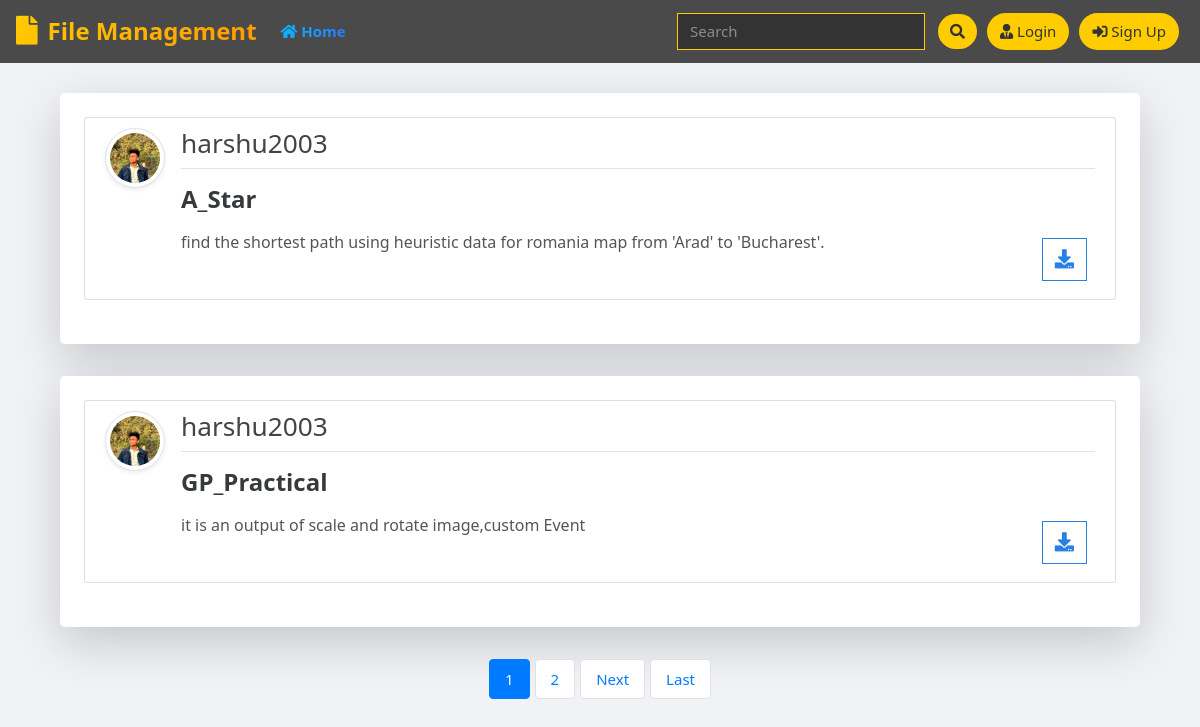
The page / on the database its author committed.
### blog/models.py (models this page shows, shortened)
class Post(models.Model):
	title = models.CharField(max_length=100)
	file = models.FileField(null=True,blank=True,upload_to='Files')
	content = models.TextField()
	date_posted = models.DateTimeField(default=timezone.now)
	author = models.ForeignKey(User, on_delete=models.CASCADE)

### users/models.py (models this page shows, shortened)
class Profile(models.Model):
    user = models.OneToOneField(User, on_delete=models.CASCADE)
    image = models.ImageField(default='default.jpg', upload_to='profile_pics')

### blog/views.py (the view)
# urls.py: path('', PostListView.as_view(), name='blog-home'),
class PostListView(ListView):
    model = Post
    template_name = 'blog/home.html'  # <app>/<model>_<viewtype>.html
    context_object_name = 'posts'
    ordering = ['-date_posted']
    paginate_by = 2

### blog/templates/blog/home.html (shortened to what this page needs)
{% extends "blog/base.html" %}
{% block content %}
    <div class="container mt-4">
        {% for post in posts %}
            <div class="jumbotron mt-3 bg-white shadow-lg p-4 rounded-lg">
                <article class="media content-section">
                    <a href="{{ post.author.profile.image.url }}" target="_blank">
                        <img src="{{ post.author.profile.image.url }}" alt="{{ post.author }}" class="article-img rounded-circle img-thumbnail img-fluid shadow-sm mr-3">
                    </a>
                    <div class="media-body">
                        <div class="article-metadata d-flex justify-content-between align-items-center mb-2">
                            <a class="mr-2 font-weight-bold text-dark" href="{% url 'user-posts' post.author.username %}">
                                <h3>{{ post.author }}</h3>
                            </a>
                        </div>
                        <h2>
                            <a class="article-title text-dark d-block mb-3" href="{% url 'post-detail' post.id %}">
                                {{ post.title }}
                            </a>
                        </h2>
                        <div class="d-flex justify-content-between">
                            <p class="article-content text-justify">{{ post.content }}</p>
                            {% if post.file %}
                                <div class="form-group mt-0 pt-0 m-2">
                                    <a class="btn btn-outline-primary btn-download" href="{{ post.file.url }}" download type="submit">
                                        <i class="fas fa-download"></i>
                                    </a>
                                </div>
                            {% endif %}
                        </div>
                    </div>
                </article>
            </div>
        {% endfor %}
        {% if is_paginated %}
            <nav class="pagination-nav mt-4">
                <ul class="pagination justify-content-center">
                    {% for num in page_obj.paginator.page_range %}
                        {% if page_obj.number == num %}
                            <li class="page-item active">
                                <a class="page-link" href="?page={{ num }}">{{ num }}</a>
                            </li>
                        {% elif num > page_obj.number|add:'-3' and num < page_obj.number|add:'3' %}
                            <li class="page-item">
                                <a class="page-link" href="?page={{ num }}">{{ num }}</a>
                            </li>
                        {% endif %}
                    {% endfor %}
                    {% if page_obj.has_next %}
                        <li class="page-item">
                            <a class="page-link" href="?page={{ page_obj.next_page_number }}">Next</a>
                        </li>
                        <li class="page-item">
                            <a class="page-link" href="?page={{ page_obj.paginator.num_pages }}">Last</a>
                        </li>
                    {% endif %}
                </ul>
            </nav>
        {% endif %}
    </div>
{% endblock content %}

### blog/static/blog/main.css (style rules this page uses)
body { background: #fafafa; color: #333333; margin-top: 0; }
h1, h2, h3, h4, h5, h6 { color: #444444; }
ul { margin: 0; }
.content-section { background: #ffffff; padding: 10px 20px; border: 1px solid #dddddd; border-radius: 3px; margin-bottom: 20px; }
.article-title { color: #444444; }
.article-content { white-space: pre-line; }
.article-img { height: 65px; width: 65px; margin-right: 16px; }
.article-metadata { padding-bottom: 1px; margin-bottom: 4px; border-bottom: 1px solid #e3e3e3 }

### blog/templates/blog/base.html (style rules this page uses)
body { font-family: 'Arial', sans-serif; background-color: #f4f4f9; color: #333; }
.container { margin-top: 30px; }

### blog/templates/blog/home.html (style rules this page uses)
body { background-color: #f0f2f5; font-family: 'Segoe UI', Tahoma, Geneva, Verdana, sans-serif; }
.jumbotron { background-color: #fff; padding: 30px; border-radius: 10px; box-shadow: 0 4px 12px rgba(0, 0, 0, 0.1); transition: all 0.3s ease-in-out; }
.article-img { width: 60px; height: 60px; object-fit: cover; }
.article-metadata { font-size: 0.9rem; }
.article-title { font-size: 1.5rem; font-weight: bold; }
.article-content { font-size: 1rem; color: #555; text-overflow: ellipsis; overflow: hidden; white-space: nowrap; max-width: 80%; }
.btn-download { font-size: 1.2rem; }
.pagination-nav { margin-top: 20px; }
.pagination { padding-left: 0; list-style: none; border-radius: 0.25rem; }
.pagination .page-item { margin: 0 3px; }
.pagination .page-link { color: #007bff; border: 1px solid #dee2e6; padding: 10px 15px; border-radius: 0.25rem; transition: background-color 0.3s ease-in-out, color 0.3s ease-in-out; }
.pagination .page-item.active .page-link { z-index: 1; color: #fff; background-color: #007bff; border-color: #007bff; }

### rows shown on the page
Post: author.profile.image (picture), author "harshu2003", title "A_Star", content "find the shortest path using heuristic data for romania map from 'Arad' to 'Bucharest'."
Post: author.profile.image (picture), author "harshu2003", title "GP_Practical", content "it is an output of scale and rotate image,custom Event"

### other values the page prints
{{ num }} "1"
{{ num }} "2"
